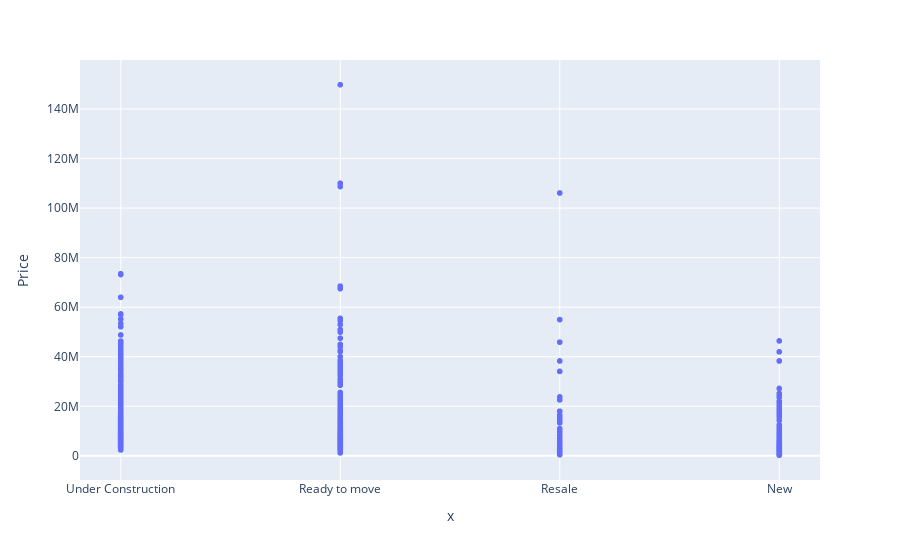

Notebook source saved alongside this figure:
### Code cell
fig = px.scatter(data, x=df['Status'], y='Price')
fig.show()

### Figure 1 — Plotly figure (JSON) as saved in the notebook; plotly's stock layout.template omitted (floating-point values rounded to 4 significant figures; data arrays with more than 128 entries replaced by an {"elided": "..."} marker saying what was removed)
{"data": [{"hovertemplate": "x=%{x}<br>Price=%{y}<extra></extra>", "legendgroup": "", "marker": {"color": "#636efa", "symbol": "circle"}, "mode": "markers", "name": "", "showlegend": false, "type": "scattergl", "x": {"elided": "2136 str values"}, "xaxis": "x", "y": {"elided": "2136 int values"}, "yaxis": "y"}], "layout": {"legend": {"tracegroupgap": 0}, "margin": {"t": 60}, "xaxis": {"anchor": "y", "domain": [0, 1], "title": {"text": "x"}}, "yaxis": {"anchor": "x", "domain": [0, 1], "title": {"text": "Price"}}}}
